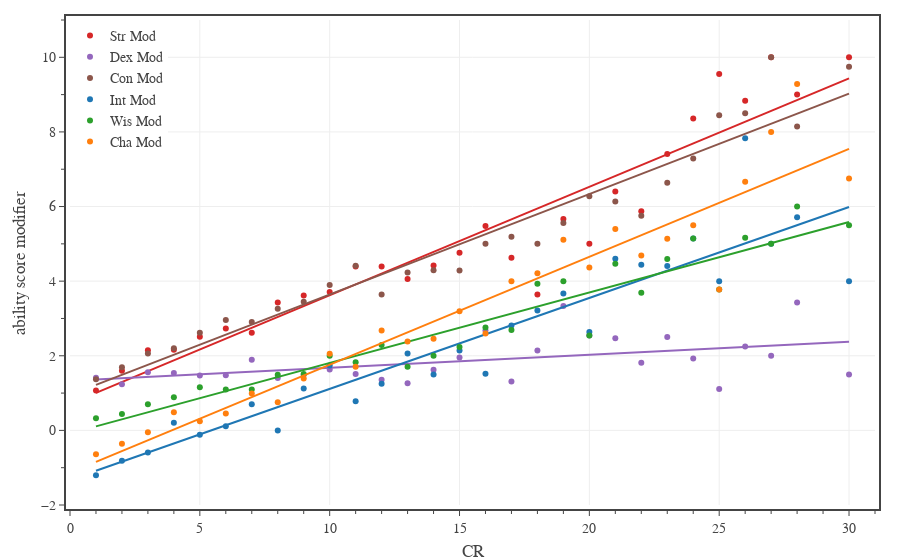

Notebook source saved alongside this figure:
### Code cell
# Ability score modifier
columns = ['Str Mod','Dex Mod','Con Mod','Int Mod','Wis Mod','Cha Mod']
colors = ['#d62728','#9467bd','#8c564b','#1f77b4','#2ca02c','#ff7f0e']

df1 = df0[df0['Category'].isin(['generic','legendary','unique']) & df0['CR'].between(1, 30)]

# create figure
fig = go.Figure(
    layout=go.Layout(
        template=TFB_TEMPLATE,
        margin=dict(l=70, r=25, b=55, t=20, pad=4),
        xaxis=dict(
            title_text='CR',
            range=[0,31],
            tick0=0, dtick=5,
            minor=dict(tick0=0, dtick=1),
        ),
        yaxis=dict(
            title_text='ability score modifier',
            range=[-2,11],
            tick0=0, dtick=2,
            minor=dict(tick0=0, dtick=1),
        ),
        legend=dict(
            xanchor='left', yanchor='top',
            x=0.00, y=1.00,
            orientation='v',
            tracegroupgap=0,
        )
    )
)

for column, color in zip(columns, colors):
    plot_mean_fit(fig, df1, 'CR', column, column, color)

# show figure
fig.show(config=TFB_CONFIG, width=600, height=450)
fig.update_layout(autosize=True)

# save figures
if SAVEFIGS:
    save_fig_html(fig, format='large', name='fig-ability-score-modifier-vs-cr-large')
    save_fig_html(fig, format='small', name='fig-ability-score-modifier-vs-cr-small')

### Figure 1 — Plotly figure (JSON) as saved in the notebook; plotly's stock layout.template omitted (floating-point values rounded to 4 significant figures)
{"data": [{"hovertemplate": "<b>Str Mod</b><br>CR %{x:,.0f}<br>Mean %{y:,.1f}<br><extra></extra>", "legendgroup": "Str Mod", "line": {"color": "#d62728"}, "mode": "markers", "name": "Str Mod", "type": "scatter", "x": [1, 2, 3, 4, 5, 6, 7, 8, 9, 10, 11, 12, 13, 14, 15, 16, 17, 18, 19, 20, 21, 22, 23, 24, 25, 26, 27, 28, 30], "y": [1.07, 1.598, 2.151, 2.162, 2.512, 2.732, 2.616, 3.429, 3.612, 3.711, 4.39, 4.393, 4.059, 4.417, 4.762, 5.48, 4.625, 3.643, 5.667, 5, 6.4, 5.875, 7.409, 8.357, 9.556, 8.833, 10, 9, 10]}, {"hoverinfo": "skip", "legendgroup": "Str Mod", "line": {"color": "#d62728"}, "mode": "lines", "name": "Str Mod", "showlegend": false, "type": "scatter", "x": [1, 2, 3, 4, 5, 6, 7, 8, 9, 10, 11, 12, 13, 14, 15, 16, 17, 18, 19, 20, 21, 22, 23, 24, 25, 26, 27, 28, 30], "y": [1.005, 1.296, 1.587, 1.877, 2.168, 2.459, 2.749, 3.04, 3.331, 3.621, 3.912, 4.203, 4.493, 4.784, 5.075, 5.365, 5.656, 5.947, 6.237, 6.528, 6.819, 7.109, 7.4, 7.691, 7.981, 8.272, 8.563, 8.854, 9.435]}, {"hovertemplate": "<b>Dex Mod</b><br>CR %{x:,.0f}<br>Mean %{y:,.1f}<br><extra></extra>", "legendgroup": "Dex Mod", "line": {"color": "#9467bd"}, "mode": "markers", "name": "Dex Mod", "type": "scatter", "x": [1, 2, 3, 4, 5, 6, 7, 8, 9, 10, 11, 12, 13, 14, 15, 16, 17, 18, 19, 20, 21, 22, 23, 24, 25, 26, 27, 28, 30], "y": [1.412, 1.236, 1.561, 1.535, 1.473, 1.479, 1.89, 1.403, 1.49, 1.632, 1.512, 1.357, 1.265, 1.625, 1.952, 2.68, 1.312, 2.143, 3.333, 2.545, 2.467, 1.812, 2.5, 1.929, 1.111, 2.25, 2, 3.429, 1.5]}, {"hoverinfo": "skip", "legendgroup": "Dex Mod", "line": {"color": "#9467bd"}, "mode": "lines", "name": "Dex Mod", "showlegend": false, "type": "scatter", "x": [1, 2, 3, 4, 5, 6, 7, 8, 9, 10, 11, 12, 13, 14, 15, 16, 17, 18, 19, 20, 21, 22, 23, 24, 25, 26, 27, 28, 30], "y": [1.366, 1.401, 1.436, 1.471, 1.506, 1.541, 1.576, 1.611, 1.646, 1.681, 1.715, 1.75, 1.785, 1.82, 1.855, 1.89, 1.925, 1.96, 1.995, 2.03, 2.065, 2.1, 2.135, 2.169, 2.204, 2.239, 2.274, 2.309, 2.379]}, {"hovertemplate": "<b>Con Mod</b><br>CR %{x:,.0f}<br>Mean %{y:,.1f}<br><extra></extra>", "legendgroup": "Con Mod", "line": {"color": "#8c564b"}, "mode": "markers", "name": "Con Mod", "type": "scatter", "x": [1, 2, 3, 4, 5, 6, 7, 8, 9, 10, 11, 12, 13, 14, 15, 16, 17, 18, 19, 20, 21, 22, 23, 24, 25, 26, 27, 28, 30], "y": [1.368, 1.695, 2.058, 2.202, 2.62, 2.958, 2.904, 3.26, 3.449, 3.895, 4.415, 3.643, 4.235, 4.292, 4.286, 5, 5.188, 5, 5.556, 6.273, 6.133, 5.75, 6.636, 7.286, 8.444, 8.5, 10, 8.143, 9.75]}, {"hoverinfo": "skip", "legendgroup": "Con Mod", "line": {"color": "#8c564b"}, "mode": "lines", "name": "Con Mod", "showlegend": false, "type": "scatter", "x": [1, 2, 3, 4, 5, 6, 7, 8, 9, 10, 11, 12, 13, 14, 15, 16, 17, 18, 19, 20, 21, 22, 23, 24, 25, 26, 27, 28, 30], "y": [1.22, 1.489, 1.758, 2.028, 2.297, 2.566, 2.835, 3.104, 3.374, 3.643, 3.912, 4.181, 4.45, 4.719, 4.989, 5.258, 5.527, 5.796, 6.065, 6.334, 6.604, 6.873, 7.142, 7.411, 7.68, 7.95, 8.219, 8.488, 9.026]}, {"hovertemplate": "<b>Int Mod</b><br>CR %{x:,.0f}<br>Mean %{y:,.1f}<br><extra></extra>", "legendgroup": "Int Mod", "line": {"color": "#1f77b4"}, "mode": "markers", "name": "Int Mod", "type": "scatter", "x": [1, 2, 3, 4, 5, 6, 7, 8, 9, 10, 11, 12, 13, 14, 15, 16, 17, 18, 19, 20, 21, 22, 23, 24, 25, 26, 27, 28, 30], "y": [-1.202, -0.8161, -0.5899, 0.202, -0.1163, 0.1127, 0.6986, 0, 1.122, 1.737, 0.7805, 1.25, 2.059, 1.5, 2.143, 1.52, 2.812, 3.214, 3.667, 2.636, 4.6, 4.438, 4.409, 5.143, 4, 7.833, 5, 5.714, 4]}, {"hoverinfo": "skip", "legendgroup": "Int Mod", "line": {"color": "#1f77b4"}, "mode": "lines", "name": "Int Mod", "showlegend": false, "type": "scatter", "x": [1, 2, 3, 4, 5, 6, 7, 8, 9, 10, 11, 12, 13, 14, 15, 16, 17, 18, 19, 20, 21, 22, 23, 24, 25, 26, 27, 28, 30], "y": [-1.081, -0.8371, -0.5934, -0.3496, -0.1058, 0.1379, 0.3817, 0.6255, 0.8692, 1.113, 1.357, 1.601, 1.844, 2.088, 2.332, 2.576, 2.819, 3.063, 3.307, 3.551, 3.794, 4.038, 4.282, 4.526, 4.77, 5.013, 5.257, 5.501, 5.988]}, {"hovertemplate": "<b>Wis Mod</b><br>CR %{x:,.0f}<br>Mean %{y:,.1f}<br><extra></extra>", "legendgroup": "Wis Mod", "line": {"color": "#2ca02c"}, "mode": "markers", "name": "Wis Mod", "type": "scatter", "x": [1, 2, 3, 4, 5, 6, 7, 8, 9, 10, 11, 12, 13, 14, 15, 16, 17, 18, 19, 20, 21, 22, 23, 24, 25, 26, 27, 28, 30], "y": [0.3246, 0.4368, 0.6978, 0.8889, 1.155, 1.099, 1.096, 1.494, 1.51, 2, 1.829, 2.286, 1.706, 2, 2.238, 2.76, 2.688, 3.929, 4, 2.545, 4.467, 3.688, 4.591, 5.143, 3.778, 5.167, 5, 6, 5.5]}, {"hoverinfo": "skip", "legendgroup": "Wis Mod", "line": {"color": "#2ca02c"}, "mode": "lines", "name": "Wis Mod", "showlegend": false, "type": "scatter", "x": [1, 2, 3, 4, 5, 6, 7, 8, 9, 10, 11, 12, 13, 14, 15, 16, 17, 18, 19, 20, 21, 22, 23, 24, 25, 26, 27, 28, 30], "y": [0.108, 0.2969, 0.4858, 0.6747, 0.8636, 1.052, 1.241, 1.43, 1.619, 1.808, 1.997, 2.186, 2.375, 2.564, 2.753, 2.941, 3.13, 3.319, 3.508, 3.697, 3.886, 4.075, 4.264, 4.453, 4.642, 4.831, 5.019, 5.208, 5.586]}, {"hovertemplate": "<b>Cha Mod</b><br>CR %{x:,.0f}<br>Mean %{y:,.1f}<br><extra></extra>", "legendgroup": "Cha Mod", "line": {"color": "#ff7f0e"}, "mode": "markers", "name": "Cha Mod", "type": "scatter", "x": [1, 2, 3, 4, 5, 6, 7, 8, 9, 10, 11, 12, 13, 14, 15, 16, 17, 18, 19, 20, 21, 22, 23, 24, 25, 26, 27, 28, 30], "y": [-0.6404, -0.3563, -0.05036, 0.4848, 0.2481, 0.4507, 0.9863, 0.7532, 1.388, 2.053, 1.707, 2.679, 2.382, 2.458, 3.19, 2.6, 4, 4.214, 5.111, 4.364, 5.4, 4.688, 5.136, 5.5, 3.778, 6.667, 8, 9.286, 6.75]}, {"hoverinfo": "skip", "legendgroup": "Cha Mod", "line": {"color": "#ff7f0e"}, "mode": "lines", "name": "Cha Mod", "showlegend": false, "type": "scatter", "x": [1, 2, 3, 4, 5, 6, 7, 8, 9, 10, 11, 12, 13, 14, 15, 16, 17, 18, 19, 20, 21, 22, 23, 24, 25, 26, 27, 28, 30], "y": [-0.8455, -0.5562, -0.2669, 0.02243, 0.3117, 0.601, 0.8903, 1.18, 1.469, 1.758, 2.048, 2.337, 2.626, 2.915, 3.205, 3.494, 3.783, 4.073, 4.362, 4.651, 4.941, 5.23, 5.519, 5.808, 6.098, 6.387, 6.676, 6.966, 7.544]}], "layout": {"legend": {"orientation": "v", "tracegroupgap": 0, "x": 0, "xanchor": "left", "y": 1, "yanchor": "top"}, "margin": {"b": 55, "l": 70, "pad": 4, "r": 25, "t": 20}, "xaxis": {"dtick": 5, "minor": {"dtick": 1, "tick0": 0}, "range": [0, 31], "tick0": 0, "title": {"text": "CR"}}, "yaxis": {"dtick": 2, "minor": {"dtick": 1, "tick0": 0}, "range": [-2, 11], "tick0": 0, "title": {"text": "ability score modifier"}}}}
